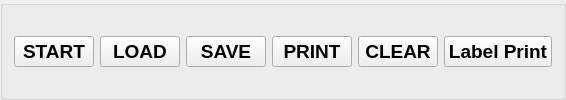
        <widget class="QGroupBox" name="groupBox_3">
         <property name="sizePolicy">
          <sizepolicy hsizetype="Minimum" vsizetype="Minimum">
           <horstretch>0</horstretch>
           <verstretch>0</verstretch>
          </sizepolicy>
         </property>
         <property name="minimumSize">
          <size>
           <width>0</width>
           <height>0</height>
          </size>
         </property>
         <property name="font">
          <font>
           <pointsize>8</pointsize>
          </font>
         </property>
         <property name="contextMenuPolicy">
          <enum>Qt::NoContextMenu</enum>
         </property>
         <property name="toolTipDuration">
          <number>-1</number>
         </property>
         <property name="layoutDirection">
          <enum>Qt::LeftToRight</enum>
         </property>
         <property name="autoFillBackground">
          <bool>false</bool>
         </property>
         <property name="title">
          <string notr="true"/>
         </property>
         <property name="alignment">
          <set>Qt::AlignJustify|Qt::AlignTop</set>
         </property>
         <property name="flat">
          <bool>false</bool>
         </property>
         <property name="checkable">
          <bool>false</bool>
         </property>
         <layout class="QHBoxLayout" name="horizontalLayout_3">
          <item>
           <widget class="QPushButton" name="read_button">
            <property name="maximumSize">
             <size>
              <width>200</width>
              <height>16777215</height>
             </size>
            </property>
            <property name="font">
             <font>
              <pointsize>14</pointsize>
              <weight>75</weight>
              <bold>true</bold>
             </font>
            </property>
            <property name="text">
             <string>START</string>
            </property>
           </widget>
          </item>
          <item>
           <widget class="QPushButton" name="btn_load">
            <property name="enabled">
             <bool>true</bool>
            </property>
            <property name="maximumSize">
             <size>
              <width>150</width>
              <height>16777215</height>
             </size>
            </property>
            <property name="font">
             <font>
              <pointsize>14</pointsize>
              <weight>75</weight>
              <bold>true</bold>
             </font>
            </property>
            <property name="text">
             <string>LOAD</string>
            </property>
           </widget>
          </item>
          <item>
           <widget class="QPushButton" name="btn_save">
            <property name="maximumSize">
             <size>
              <width>150</width>
              <height>16777215</height>
             </size>
            </property>
            <property name="font">
             <font>
              <pointsize>14</pointsize>
              <weight>75</weight>
              <bold>true</bold>
             </font>
            </property>
            <property name="text">
             <string>SAVE</string>
            </property>
           </widget>
          </item>
          <item>
           <widget class="QPushButton" name="btn_print">
            <property name="maximumSize">
             <size>
              <width>150</width>
              <height>16777215</height>
             </size>
            </property>
            <property name="font">
             <font>
              <pointsize>14</pointsize>
              <weight>75</weight>
              <bold>true</bold>
             </font>
            </property>
            <property name="text">
             <string>PRINT</string>
            </property>
           </widget>
          </item>
          <item>
           <widget class="QPushButton" name="btn_clear">
            <property name="maximumSize">
             <size>
              <width>150</width>
              <height>16777215</height>
             </size>
            </property>
            <property name="font">
             <font>
              <pointsize>14</pointsize>
              <weight>75</weight>
              <bold>true</bold>
             </font>
            </property>
            <property name="text">
             <string>CLEAR</string>
            </property>
           </widget>
          </item>
          <item>
           <widget class="QPushButton" name="btn_label_print">
            <property name="maximumSize">
             <size>
              <width>150</width>
              <height>16777215</height>
             </size>
            </property>
            <property name="font">
             <font>
              <pointsize>14</pointsize>
              <weight>75</weight>
              <bold>true</bold>
             </font>
            </property>
            <property name="text">
             <string>Label Print</string>
            </property>
           </widget>
          </item>
         </layout>
        </widget>
